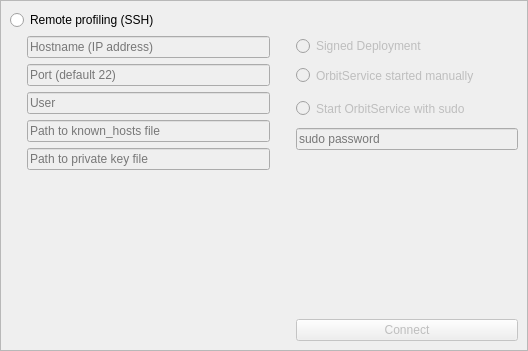
<?xml version="1.0" encoding="UTF-8"?>
<ui version="4.0">
 <class>ConnectToSshWidget</class>
 <widget class="QWidget" name="ConnectToSshWidget">
  <property name="geometry">
   <rect>
    <x>0</x>
    <y>0</y>
    <width>528</width>
    <height>351</height>
   </rect>
  </property>
  <property name="windowTitle">
   <string>Form</string>
  </property>
  <layout class="QGridLayout" name="gridLayout">
   <property name="leftMargin">
    <number>0</number>
   </property>
   <property name="topMargin">
    <number>0</number>
   </property>
   <property name="rightMargin">
    <number>0</number>
   </property>
   <property name="bottomMargin">
    <number>0</number>
   </property>
   <item row="0" column="0">
    <widget class="QFrame" name="frame">
     <property name="frameShape">
      <enum>QFrame::StyledPanel</enum>
     </property>
     <property name="frameShadow">
      <enum>QFrame::Raised</enum>
     </property>
     <layout class="QVBoxLayout" name="verticalLayout_3">
      <item>
       <widget class="QRadioButton" name="radioButton">
        <property name="text">
         <string>Remote profiling (SSH)</string>
        </property>
       </widget>
      </item>
      <item>
       <widget class="QWidget" name="contentContainer" native="true">
        <property name="enabled">
         <bool>false</bool>
        </property>
        <layout class="QHBoxLayout" name="horizontalLayout" stretch="0,1,1">
         <property name="leftMargin">
          <number>0</number>
         </property>
         <property name="topMargin">
          <number>0</number>
         </property>
         <property name="rightMargin">
          <number>0</number>
         </property>
         <property name="bottomMargin">
          <number>0</number>
         </property>
         <item>
          <spacer name="horizontalSpacer">
           <property name="orientation">
            <enum>Qt::Horizontal</enum>
           </property>
           <property name="sizeHint" stdset="0">
            <size>
             <width>17</width>
             <height>204</height>
            </size>
           </property>
          </spacer>
         </item>
         <item>
          <layout class="QVBoxLayout" name="verticalLayout">
           <property name="spacing">
            <number>6</number>
           </property>
           <item>
            <widget class="QLineEdit" name="hostname">
             <property name="placeholderText">
              <string>Hostname (IP address)</string>
             </property>
            </widget>
           </item>
           <item>
            <widget class="QLineEdit" name="port">
             <property name="placeholderText">
              <string>Port (default 22)</string>
             </property>
            </widget>
           </item>
           <item>
            <widget class="QLineEdit" name="user">
             <property name="placeholderText">
              <string>User</string>
             </property>
            </widget>
           </item>
           <item>
            <widget class="QLineEdit" name="knownHostsPath">
             <property name="placeholderText">
              <string>Path to known_hosts file</string>
             </property>
            </widget>
           </item>
           <item>
            <widget class="QLineEdit" name="keyPath">
             <property name="placeholderText">
              <string>Path to private key file</string>
             </property>
            </widget>
           </item>
           <item>
            <spacer name="verticalSpacer_2">
             <property name="orientation">
              <enum>Qt::Vertical</enum>
             </property>
             <property name="sizeHint" stdset="0">
              <size>
               <width>20</width>
               <height>40</height>
              </size>
             </property>
            </spacer>
           </item>
          </layout>
         </item>
         <item>
          <layout class="QVBoxLayout" name="verticalLayout_2">
           <property name="spacing">
            <number>6</number>
           </property>
           <property name="leftMargin">
            <number>20</number>
           </property>
           <item>
            <widget class="QRadioButton" name="signedDeploymentButton">
             <property name="text">
              <string>Signed Deployment</string>
             </property>
            </widget>
           </item>
           <item>
            <widget class="QRadioButton" name="noDeploymentButton">
             <property name="minimumSize">
              <size>
               <width>0</width>
               <height>27</height>
              </size>
             </property>
             <property name="text">
              <string>OrbitService started manually</string>
             </property>
            </widget>
           </item>
           <item>
            <widget class="QRadioButton" name="sudoButton">
             <property name="minimumSize">
              <size>
               <width>0</width>
               <height>27</height>
              </size>
             </property>
             <property name="text">
              <string>Start OrbitService with sudo</string>
             </property>
            </widget>
           </item>
           <item>
            <widget class="QLineEdit" name="sudoPassword">
             <property name="echoMode">
              <enum>QLineEdit::Password</enum>
             </property>
             <property name="placeholderText">
              <string>sudo password</string>
             </property>
            </widget>
           </item>
           <item>
            <spacer name="verticalSpacer">
             <property name="orientation">
              <enum>Qt::Vertical</enum>
             </property>
             <property name="sizeHint" stdset="0">
              <size>
               <width>20</width>
               <height>40</height>
              </size>
             </property>
            </spacer>
           </item>
           <item>
            <widget class="QPushButton" name="connectButton">
             <property name="text">
              <string>Connect</string>
             </property>
            </widget>
           </item>
          </layout>
         </item>
        </layout>
       </widget>
      </item>
     </layout>
     <widget class="orbit_session_setup::OverlayWidget" name="overlay" native="true">
      <property name="geometry">
       <rect>
        <x>0</x>
        <y>0</y>
        <width>100</width>
        <height>30</height>
       </rect>
      </property>
      <property name="visible">
       <bool>false</bool>
      </property>
     </widget>
    </widget>
   </item>
  </layout>
 </widget>
 <customwidgets>
  <customwidget>
   <class>orbit_session_setup::OverlayWidget</class>
   <extends>QWidget</extends>
   <header>SessionSetup/OverlayWidget.h</header>
   <container>1</container>
  </customwidget>
 </customwidgets>
 <resources/>
 <connections/>
</ui>
